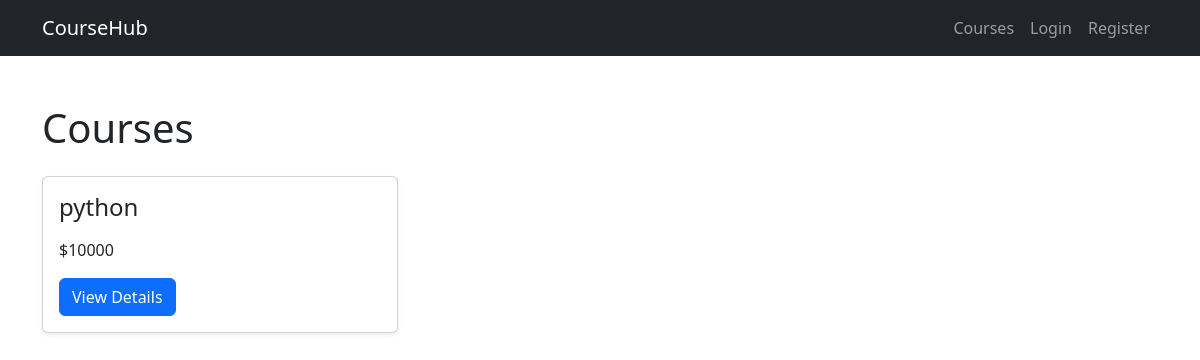
Before: / with the older database file.
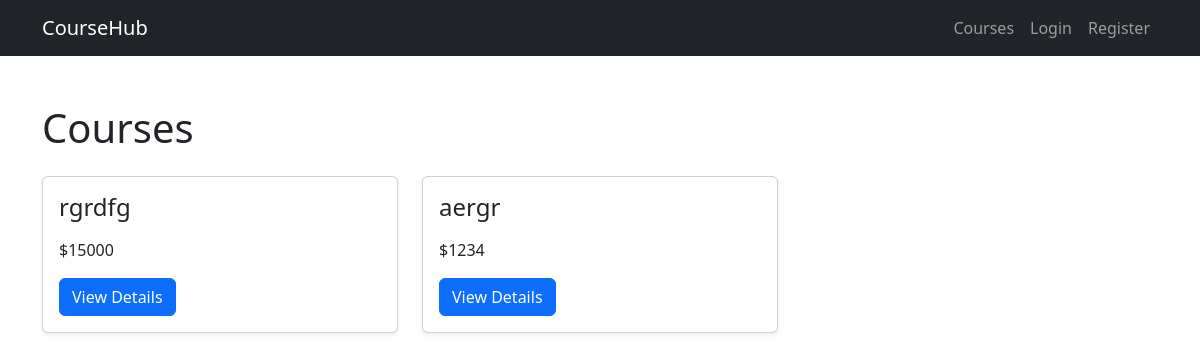
After: the same page with the newer database file.
### courses/models.py (models this page shows, shortened)
class Course(models.Model):
    title = models.CharField(
        max_length=150,
    )
    instructor = models.ForeignKey(
        Instructor,
        on_delete=models.CASCADE,
        related_name="courses",
    )
    description = models.TextField()
    price = models.PositiveIntegerField()
    students_count = models.PositiveIntegerField(
        default=0,
    )
    created_at = models.DateTimeField(
        auto_now_add=True,
    )

### courses/views.py (the view)
def course_list(request):
    courses = Course.objects.all()
    return render(
        request,
        "courses/course_list.html",
        {
            "courses": courses,
        },
    )

### courses/templates/courses/course_list.html (shortened to what this page needs)
{% extends "base.html" %}
{% block content %}
    <h1 class="mb-4">
        Courses
    </h1>
    <div class="row">
        {% for course in courses %}
            <div class="col-md-4 mb-4">
                <div class="card h-100 shadow-sm">
                    <div class="card-body">
                        <h4>
                            {{ course.title }}
                        </h4>
                        <p>
                            ${{ course.price }}
                        </p>
                        <a
                                href="{% url 'course_detail' course.id %}"
                                class="btn btn-primary"
                        >
                            View Details
                        </a>
                    </div>
                </div>
            </div>
        {% empty %}
            <h4>
                No courses available.
            </h4>
        {% endfor %}
    </div>
{% endblock %}

### templates/base.html (shortened to what this page needs)
<!DOCTYPE html>
<html lang="en">
<head>
    <link
            href="https://cdn.jsdelivr.net/npm/bootstrap@5.3.7/dist/css/bootstrap.min.css"
            rel="stylesheet"
    >
</head>
<body>
<nav class="navbar navbar-expand-lg navbar-dark bg-dark">
    <div class="container">
        <a
                class="navbar-brand"
                href="{% url 'course_list' %}"
        >
            CourseHub
        </a>
        <div
                class="collapse navbar-collapse"
                id="navbarNav"
        >
            <ul class="navbar-nav ms-auto">
                <li class="nav-item">
                    <a
                            class="nav-link"
                            href="{% url 'course_list' %}"
                    >
                        Courses
                    </a>
                </li>
                {% if user.is_authenticated %}
                    {% if user.is_staff %}
                        <li class="nav-item">
                            <a
                                    class="nav-link"
                                    href="{% url 'create_course' %}"
                            >
                                Create Course
                            </a>
                        </li>
                    {% endif %}
                    <li class="nav-item">
                        <form
                                method="post"
                                action="{% url 'logout' %}"
                        >
                            {% csrf_token %}
                            <button
                                    type="submit"
                                    class="btn btn-link nav-link"
                            >
                                Logout
                            </button>
                        </form>
                    </li>
                {% else %}
                    <li class="nav-item">
                        <a
                                class="nav-link"
                                href="{% url 'login' %}"
                        >
                            Login
                        </a>
                    </li>
                    <li class="nav-item">
                        <a
                                class="nav-link"
                                href="{% url 'register' %}"
                        >
                            Register
                        </a>
                    </li>
                {% endif %}
            </ul>
        </div>
    </div>
</nav>
<div class="container mt-5">
    {% block content %}
    {% endblock %}
</div>
</body>
</html>

Changed rows visible on the page:
removed Course: title "python", price "10000"
added Course: title "rgrdfg", price "15000"
added Course: title "aergr", price "1234"
